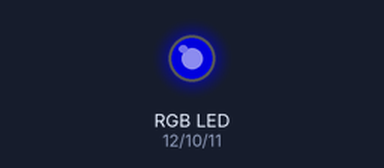
A sketch run on a simulated Arduino Uno, built with avr-gcc and run on an emulated ATmega328P. Shown: an RGB LED mixed from three pins (HIGH = lit). Dim RGB values are drawn brighter than linear.

Above: at 0.1 s.
Timing chart, 0 to 1.6 s (numbered marks = the images above):
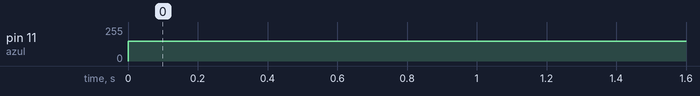

The sketch:

08-LED-RGB.ino
```cpp
int vermelho = 12;
int azul = 11;
int verde = 10;

void setup() {
  pinMode(vermelho, OUTPUT);
  pinMode(azul, OUTPUT);
  pinMode(verde, OUTPUT);

}

void loop() {
  //valor permitido: 0 a 255

  //analogWrite(vermelho, 255);
  //analogWrite(verde, 150);
  analogWrite(azul, 150);
}
```

Measured:
- by itself, pin 11 (azul): 0/255 → 150/255 at 0.00 s
